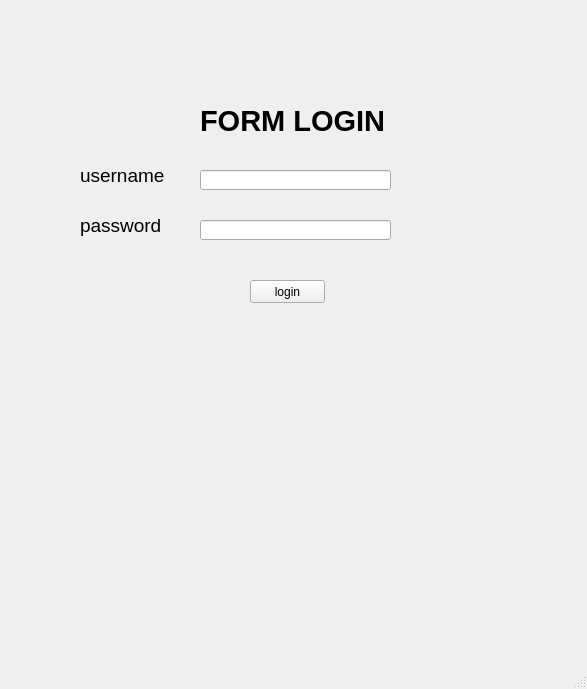
<?xml version="1.0" encoding="UTF-8"?>
<ui version="4.0">
 <class>MainWindow</class>
 <widget class="QMainWindow" name="MainWindow">
  <property name="geometry">
   <rect>
    <x>0</x>
    <y>0</y>
    <width>587</width>
    <height>689</height>
   </rect>
  </property>
  <property name="windowTitle">
   <string>MainWindow</string>
  </property>
  <widget class="QWidget" name="centralwidget">
   <widget class="QLabel" name="label">
    <property name="geometry">
     <rect>
      <x>200</x>
      <y>90</y>
      <width>191</width>
      <height>61</height>
     </rect>
    </property>
    <property name="font">
     <font>
      <pointsize>22</pointsize>
      <weight>75</weight>
      <bold>true</bold>
     </font>
    </property>
    <property name="text">
     <string>FORM LOGIN</string>
    </property>
   </widget>
   <widget class="QLabel" name="label_2">
    <property name="geometry">
     <rect>
      <x>80</x>
      <y>160</y>
      <width>91</width>
      <height>31</height>
     </rect>
    </property>
    <property name="font">
     <font>
      <pointsize>14</pointsize>
     </font>
    </property>
    <property name="text">
     <string>username</string>
    </property>
   </widget>
   <widget class="QLabel" name="label_3">
    <property name="geometry">
     <rect>
      <x>80</x>
      <y>210</y>
      <width>91</width>
      <height>31</height>
     </rect>
    </property>
    <property name="font">
     <font>
      <pointsize>14</pointsize>
     </font>
    </property>
    <property name="text">
     <string>password</string>
    </property>
   </widget>
   <widget class="QLineEdit" name="lineEdit">
    <property name="geometry">
     <rect>
      <x>200</x>
      <y>170</y>
      <width>191</width>
      <height>20</height>
     </rect>
    </property>
   </widget>
   <widget class="QLineEdit" name="lineEdit_2">
    <property name="geometry">
     <rect>
      <x>200</x>
      <y>220</y>
      <width>191</width>
      <height>20</height>
     </rect>
    </property>
   </widget>
   <widget class="QPushButton" name="pushButton">
    <property name="geometry">
     <rect>
      <x>250</x>
      <y>280</y>
      <width>75</width>
      <height>23</height>
     </rect>
    </property>
    <property name="text">
     <string>login</string>
    </property>
   </widget>
  </widget>
  <widget class="QMenuBar" name="menubar">
   <property name="geometry">
    <rect>
     <x>0</x>
     <y>0</y>
     <width>587</width>
     <height>21</height>
    </rect>
   </property>
  </widget>
  <widget class="QStatusBar" name="statusbar"/>
 </widget>
 <resources/>
 <connections/>
</ui>
